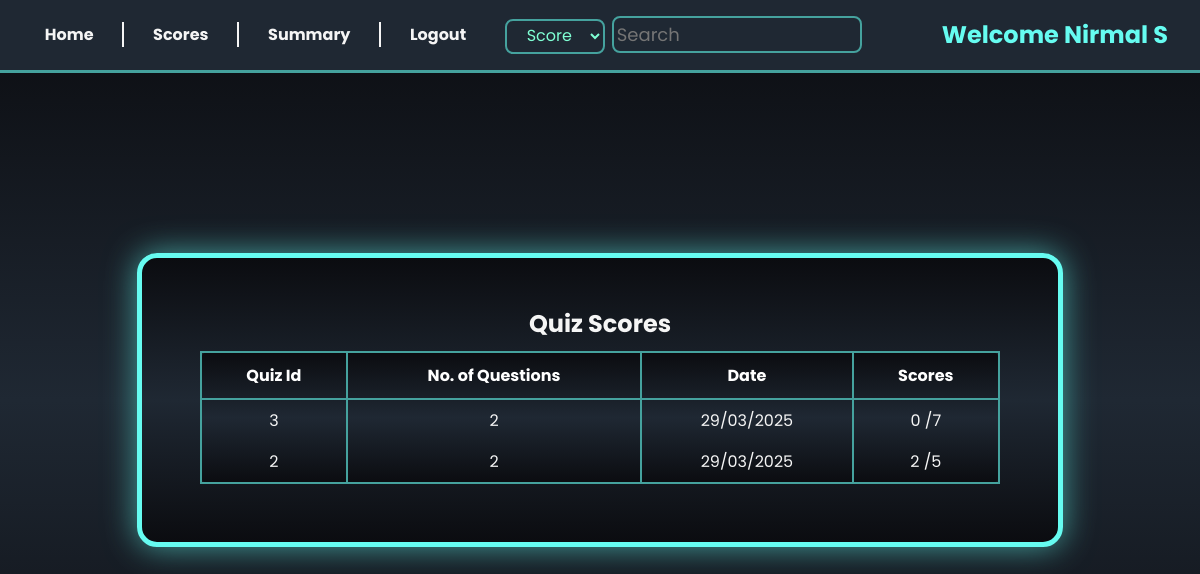
The page /scores (signed in) on the database its author committed.
### models/models.py (models this page shows, shortened)
class User(db.Model):
  id = db.Column(db.Integer, primary_key=True, nullable=False)
  email = db.Column(db.String(50), unique=True, nullable=False)
  hashed_password = db.Column(db.String(), nullable=False)
  fullname = db.Column(db.String(50), nullable=False)
  dob = db.Column(db.Date(), nullable = False)
  qualification = db.Column(db.String(50), nullable=False)
  is_admin = db.Column(db.Boolean, default=False)
  scores = db.relationship('Scores', backref='user', cascade="all, delete-orphan")

class Scores(db.Model):
  id = db.Column(db.Integer, primary_key=True, nullable=False)
  user_id = db.Column(db.Integer(), db.ForeignKey('user.id', ondelete='CASCADE'), nullable=False)
  quiz_id = db.Column(db.Integer(), db.ForeignKey('quiz.id', ondelete='CASCADE'), nullable=False)
  time_stamp_of_attempt = db.Column(db.DateTime(), nullable=False)
  total_scored = db.Column(db.Integer, nullable=False, default =0)

class Quiz(db.Model):
  id = db.Column(db.Integer, primary_key=True, nullable= False)
  chapter_id = db.Column(db.Integer, db.ForeignKey('chapter.id'), nullable=False)
  date_of_quiz = db.Column(db.Date(), nullable=False)
  time_duration = db.Column(db.Integer(), nullable=False)
  scores = db.relationship('Scores', backref='quiz', cascade="all, delete-orphan")
  questions = db.relationship('Question', backref = 'quiz', cascade = "all, delete-orphan")

### controllers/routes.py (the view)
@login_required
@app.route('/scores')
def scores():
    email = session.get('email')
    user = User.query.filter_by(email = email).first()
    scores = Scores.query.filter_by(user_id = user.id).all()
    quizzes = Quiz.query.all()
    return render_template('scores.html', scores = scores, quizzes = quizzes, name = session.get('name'))

### templates/scores.html (shortened to what this page needs)
{% extends 'base.html' %}
{% block content %}
<div class="admin-container">
    {% include 'user_nav.html'   %}
    <div class="score-detail">
        <h2>Quiz Scores</h2>
        {% if scores %}
        <table>
            <thead>
                <tr>
                    <th>Quiz Id</th>
                    <th>No. of Questions</th>
                    <th>Date</th>
                    <th>Scores</th>
                </tr>
            </thead>
            <tbody>
                {% for score in scores %}
                    <tr>
                        <td>{{score.quiz_id}}</td>
                        {% for quiz in quizzes %}
                            {% if quiz.id == score.quiz_id %}
                            <td>{{quiz.questions | length}}</td>
                            {% endif %}
                        {% endfor %}
                        <td>{{score.time_stamp_of_attempt.strftime("%d/%m/%Y") }}</td>
                        {% set total_marks = namespace(value = 0) %}
                        {% for quiz in quizzes %}
                            {% if quiz.id == score.quiz_id %}
                                {% for ques in quiz.questions %}
                                {% set total_marks.value = total_marks.value + ques.marks %}
                                {% endfor %}
                            {% endif %}
                        {% endfor %}
                        <td>{{score.total_scored}} /{{total_marks.value}}</td>
                    </tr>
                {% endfor %}
            </tbody>
        </table>
        {% else %}
            <h3>No Quiz attempted yet</h3>
        {% endif %}
    </div>
</div>
{% endblock %}

### templates/user_nav.html (shortened to what this page needs)
<nav>
    <div class="navigation">
        <ul>
            <li><a  href="{{ url_for('user_dashboard' ) }}">Home</a></li>
            <li><a  href="{{ url_for('scores' ) }}">Scores</a></li>
            <li><a  href="{{ url_for('user_summary' ) }}">Summary</a></li>
            <li><a  href="{{ url_for('logout') }}">Logout</a></li>
        </ul>
    </div>
    <div class="search-greeting">
        <form method="get" action="/searched">
            <select name="category" style="width: 100px;margin-right:3px ;font-size: 1em;
            border: 2px solid var(--box-shadow); height: 35px; border-radius: 8px;">
            <option value="Score">Score</option>
        </select>
            <input type="text" name="query" placeholder="Search" style="padding: 3px; font-size: large;">
        </form>
        <h2>Welcome {{name}}</h2>
    </div>
</nav>

### static/styles.css (style rules this page uses)
* { padding: 0; margin: 0; outline: 0; list-style: none; text-decoration: none; font-family: 'Poppins', 'system-ui'; box-sizing: border-box; }
:root { --accent-color:#66fcf1; --box-shadow :#45a29e; --text-color :whitesmoke; --light-shade :#1f2833; --dark-shade :#181818; --background: linear-gradient(#0b0c10,#1f2833,#0b0c10); }
body { overflow-x: hidden; width: 100vw; height: 100vh; background:var(--background); background-repeat: no-repeat; background-size: cover; background-attachment: fixed; display: flex; justify-content: center; align-items: center; color: var(--text-color); }
a { color: var(--text-color); text-align: center; padding: 0.8em; margin-top: 1.5em; }
.score-detail table tbody td { border-right: 2px solid var(--box-shadow) }

### rows shown on the page
User: fullname "Nirmal S"
Scores: quiz_id "3", time_stamp_of_attempt "29/03/2025", total_scored "0", value "7"
Quiz: questions|length "2"
Scores: quiz_id "2", time_stamp_of_attempt "29/03/2025", total_scored "2", value "5"
Quiz: questions|length "2"
